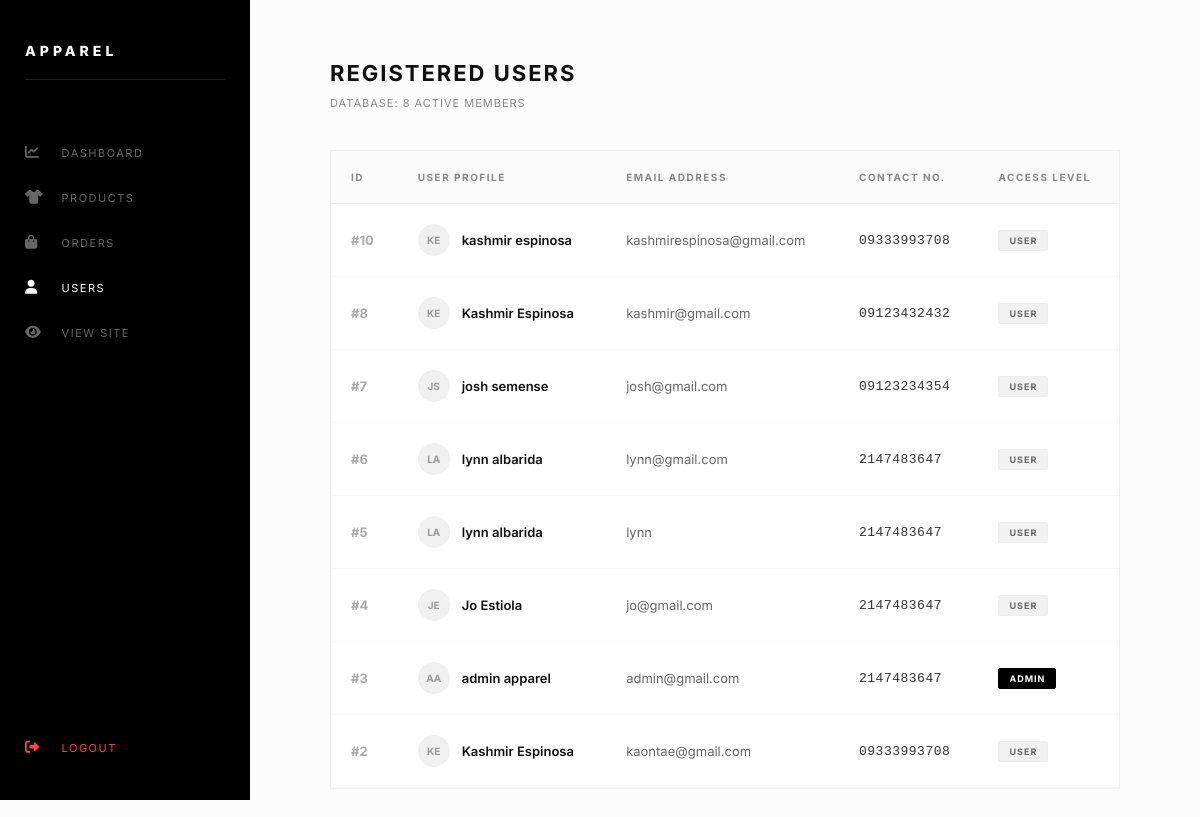
/admin/users.php (signed in), run on the app's committed database.
### tables this page shows
CREATE TABLE `users` (
  `id` int(11) NOT NULL,
  `first_name` varchar(50) DEFAULT NULL,
  `last_name` varchar(50) DEFAULT NULL,
  `email` varchar(100) DEFAULT NULL,
  `password` varchar(255) DEFAULT NULL,
  `contact_no` varchar(20) DEFAULT NULL,
  `role` enum('user','admin') DEFAULT 'user'
);

### admin/users.php (the view, shortened to what this page needs)
<?php
include "../config/database.php";
$result = mysqli_query($conn, "SELECT id, first_name, last_name, email, contact_no, role FROM users ORDER BY id DESC");
$user_count = mysqli_num_rows($result);
?>
<!DOCTYPE html>
<html lang="en">
<head>
    <link rel="stylesheet" href="https://cdnjs.cloudflare.com/ajax/libs/font-awesome/6.5.0/css/all.min.css">
</head>
<body>
    <div class="sidebar">
        <h2>APPAREL</h2>
        <a href="dashboard.php"><i class="fas fa-chart-line"></i> Dashboard</a>
        <a href="products.php"><i class="fas fa-tshirt"></i> Products</a>
        <a href="orders.php"><i class="fas fa-shopping-bag"></i> Orders</a>
        <a href="users.php" class="active-link"><i class="fas fa-user"></i> Users</a>
        <a href="../index.php"><i class="fas fa-eye"></i> View Site</a>
        <a href="logout.php" class="logout-link"><i class="fas fa-sign-out-alt"></i> Logout</a>
    </div>
    <div class="main-content">
        <header>
            <h1>Registered Users</h1>
            <span class="user-stats">Database: <?php echo $user_count; ?> active members</span>
        </header>
        <div class="table-card">
            <table>
                <thead>
                    <tr>
                        <th>ID</th>
                        <th>User Profile</th>
                        <th>Email Address</th>
                        <th>Contact No.</th>
                        <th>Access Level</th>
                    </tr>
                </thead>
                <tbody>
                    <?php while($row = mysqli_fetch_assoc($result)): ?>
                    <tr>
                        <td style="font-weight: 700; color: #aaa;">#<?php echo $row['id']; ?></td>
                        <td>
                            <div class="user-info">
                                <div class="avatar-circle">
                                    <?php echo substr($row['first_name'], 0, 1) . substr($row['last_name'], 0, 1); ?>
                                </div>
                                <div style="font-weight: 600; color: #111;">
                                    <?php echo $row['first_name'] . " " . $row['last_name']; ?>
                                </div>
                            </div>
                        </td>
                        <td style="color: #666;"><?php echo $row['email']; ?></td>
                        <td style="font-family: monospace; letter-spacing: 0.5px;"><?php echo $row['contact_no']; ?></td>
                        <td>
                            <span class="role-badge <?php echo ($row['role'] == 'admin') ? 'role-admin' : ''; ?>">
                                <?php echo $row['role']; ?>
                            </span>
                        </td>
                    </tr>
                    <?php endwhile; ?>
                </tbody>
            </table>
        </div>
    </div>
</body>
</html>

### admin/users.php (style rules this page uses)
body { margin: 0; display: flex; background-color: #fcfcfc; font-family: 'Inter', sans-serif; color: #111; }
.sidebar { width: 250px; height: 100vh; background: #000; color: #fff; padding: 30px 25px; position: fixed; left: 0; top: 0; box-sizing: border-box; display: flex; flex-direction: column; z-index: 1000; }
.sidebar h2 { font-size: 14px; letter-spacing: 4px; margin-bottom: 50px; text-transform: uppercase; font-weight: 800; border-bottom: 1px solid #222; padding-bottom: 20px; }
.sidebar a { display: block; color: #666; text-decoration: none; padding: 15px 0; transition: 0.3s; font-size: 11px; text-transform: uppercase; letter-spacing: 1.5px; }
.sidebar a i { margin-right: 12px; width: 20px; font-size: 14px; }
.sidebar a:hover, .active-link { color: #fff !important; }
.logout-link { margin-top: auto; color: #ff4444 !important; padding-bottom: 10px; }
.main-content { margin-left: 250px; width: calc(100% - 250px); padding: 60px 80px; box-sizing: border-box; }
header h1 { font-size: 22px; text-transform: uppercase; letter-spacing: 2px; margin: 0 0 10px 0; font-weight: 700; }
.user-stats { color: #888; font-size: 11px; text-transform: uppercase; letter-spacing: 1px; margin-bottom: 40px; display: block; }
.table-card { background: #fff; border: 1px solid #f0f0f0; border-radius: 0; overflow: hidden; }
table { width: 100%; border-collapse: collapse; }
th { text-align: left; padding: 20px; background: #fafafa; border-bottom: 1px solid #eee; text-transform: uppercase; font-size: 10px; letter-spacing: 1.5px; color: #888; }
td { padding: 20px; border-bottom: 1px solid #f9f9f9; font-size: 13px; color: #333; }
.role-badge { display: inline-block; padding: 4px 10px; font-size: 9px; font-weight: 700; text-transform: uppercase; letter-spacing: 1px; border-radius: 2px; background: #f1f1f1; color: #666; border: 1px solid #eee; }
.role-admin { background: #000; color: #fff; border-color: #000; }
.user-info { display: flex; align-items: center; gap: 12px; }
.avatar-circle { width: 32px; height: 32px; background: #f0f0f0; border-radius: 50%; display: flex; align-items: center; justify-content: center; font-size: 10px; font-weight: 700; color: #999; text-transform: uppercase; }

### data on the page
users: id "10", first_name "K", last_name "E", first_name "kashmir", last_name "espinosa", email "kashmirespinosa@gmail.com", contact_no "09333993708", role "USER"
users: id "8", first_name "K", last_name "E", first_name "Kashmir", last_name "Espinosa", email "kashmir@gmail.com", contact_no "09123432432", role "USER"
users: id "7", first_name "J", last_name "S", first_name "josh", last_name "semense", email "josh@gmail.com", contact_no "09123234354", role "USER"
users: id "6", first_name "L", last_name "A", first_name "lynn", last_name "albarida", email "lynn@gmail.com", contact_no "2147483647", role "USER"
users: id "5", first_name "L", last_name "A", first_name "lynn", last_name "albarida", email "lynn", contact_no "2147483647", role "USER"
users: id "4", first_name "J", last_name "E", first_name "Jo", last_name "Estiola", email "jo@gmail.com", contact_no "2147483647", role "USER"
users: id "3", first_name "A", last_name "A", first_name "admin", last_name "apparel", email "admin@gmail.com", contact_no "2147483647", role "ADMIN"
users: id "2", first_name "K", last_name "E", first_name "Kashmir", last_name "Espinosa", email "kaontae@gmail.com", contact_no "09333993708", role "USER"

### other printed values
$user_count "8"
